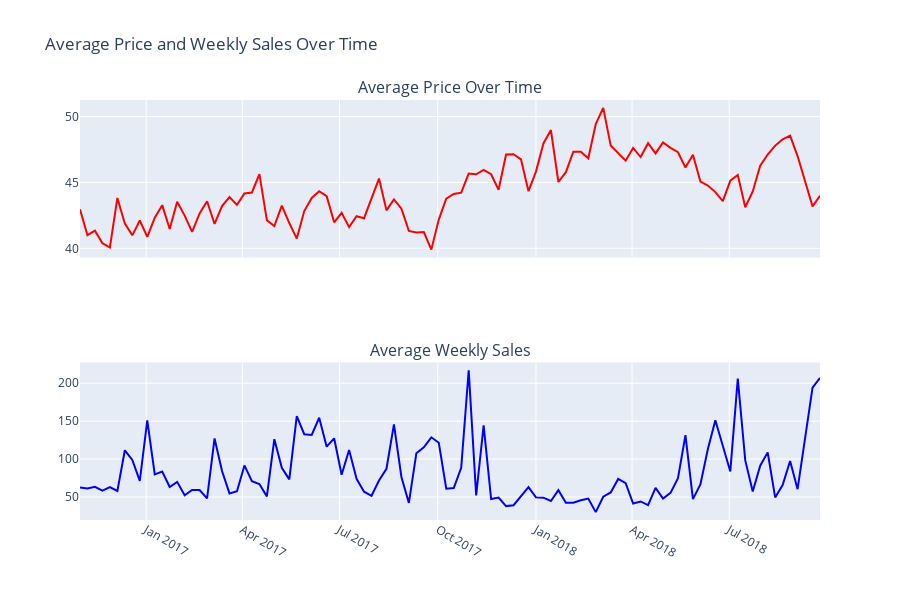

Notebook source saved alongside this figure:
### Markdown cell above
"Functionality 6 is winning by volume (lots of products selling steadily), while Functionality 11 is winning by product strength (fewer products, but stronger performance per item)."

### Code cell
avg = df.groupby("week")[["weekly_sales","price"]].mean().reset_index()

# Create subplots: 2 rows, 1 column
fig = make_subplots(
    rows=2, cols=1,
    shared_xaxes=True,
    subplot_titles=("Average Price Over Time", "Average Weekly Sales")
)

# Row 1: Average Price (now on top)
fig.add_trace(
    go.Scatter(x=avg["week"], y=avg["price"], mode='lines', name='Avg Price', line=dict(color='red')),
    row=1, col=1
)

# Row 2: Average Sales (now on bottom)
fig.add_trace(
    go.Scatter(x=avg["week"], y=avg["weekly_sales"], mode='lines', name='Avg Sales', line=dict(color='blue')),
    row=2, col=1
)

# Update layout
fig.update_layout(
    height=600,
    title_text="Average Price and Weekly Sales Over Time",
    showlegend=False
)

# Optional: rotate x-axis ticks
fig.update_xaxes(tickangle=30, row=2, col=1)

fig.show()
